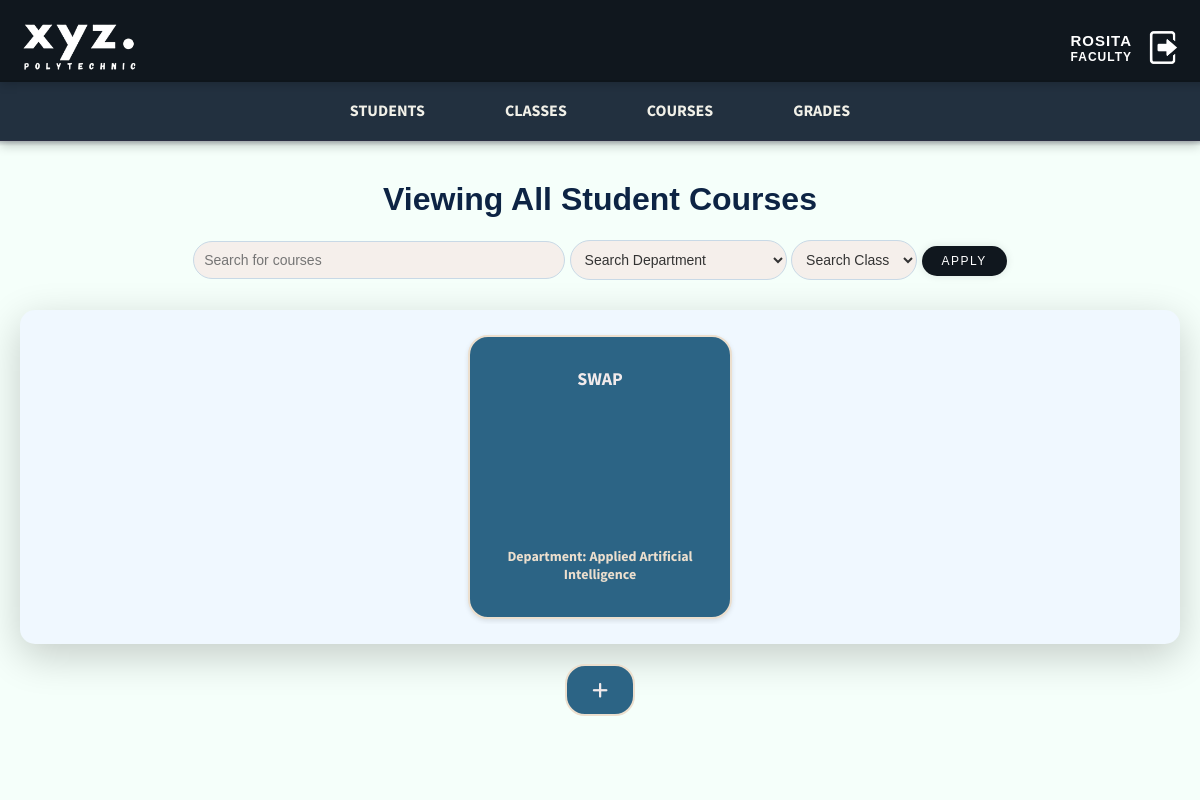
The page /courses.php (signed in) on the database its author committed.
### tables this page shows
CREATE TABLE `course` (
  `course_id` int(11) NOT NULL,
  `course_name` varchar(100) NOT NULL,
  `course_code` varchar(20) NOT NULL,
  `start_date` date NOT NULL,
  `end_date` date NOT NULL,
  `status_id` int(11) DEFAULT NULL,
  `department_id` int(11) NOT NULL
);

CREATE TABLE `department` (
  `department_id` int(11) NOT NULL,
  `department_name` varchar(50) NOT NULL
);

### courses.php (the view, shortened to what this page needs)
<?php
include 'db_connection.php';
$role_id = $_SESSION['session_roleid'];
$user_id = $_SESSION['session_userid'];
if ($role_id == 2) {
    $query = "
        SELECT faculty.department_id
        FROM faculty
        WHERE faculty.user_id = ?
    ";
    $stmt = $conn->prepare($query);
    $stmt->bind_param('i', $user_id);
    $stmt->execute();
    $result = $stmt->get_result();
}
$search_term = isset($_POST['search']) ? $_POST['search'] : '';
$search_term = htmlspecialchars($search_term, ENT_QUOTES, 'UTF-8');
$params = ["%$search_term%"];
$query = "
    SELECT
        course.course_id,
        course.course_name,
        department.department_name
    FROM course
    INNER JOIN department ON course.department_id = department.department_id
    LEFT JOIN class ON class.course_id = course.course_id
    WHERE course.course_name LIKE ?
";
if ($role_id == 2) {
    $query .= "
        AND course.department_id = ?
        AND course.course_id IN (
            SELECT faculty_course.course_id
            FROM faculty_course
            INNER JOIN faculty ON faculty_course.faculty_id = faculty.faculty_id
            WHERE faculty.user_id = ?
        )
    ";
    $params[] = $_SESSION['session_facultydepartmentid'];
    $params[] = $user_id;
}
$stmt = $conn->prepare($query);
$bind_types = '';
foreach ($params as $param) {
    $bind_types .= is_int($param) ? 'i' : 's';
}
if (!empty($params)) {
    $stmt->bind_param($bind_types, ...$params);
} else {
    error_log("Warning: No parameters to bind.");
}
if ($stmt->execute()) {
    $result = $stmt->get_result();
} else {
    error_log("Query Execution Failed: " . $stmt->error);
}
if ($result && $result->num_rows > 0) {
    $courses = mysqli_fetch_all($result, MYSQLI_ASSOC);
} else {
    $courses = [];
    error_log("No courses found or query failed.");
}
?>
<!DOCTYPE html>
<html lang="en">
<head>
    <link rel="stylesheet" href="https://cdnjs.cloudflare.com/ajax/libs/font-awesome/6.0.0-beta3/css/all.min.css">
    <link rel="stylesheet" href="css/courses.css">
</head>
<body>
    <?php include('admin_header.php'); ?>
    <main class="main-content">
        <h1>Viewing All Student Courses</h1>
        <section class="filters">
            <form method="post" action="">
                <input type="text" name="search" placeholder="Search for courses" value="<?php echo htmlspecialchars($search_term); ?>">
                <select name="department">
                    <option value="">Search Department</option>
                </select>
                <select name="class">
                    <option value="">Search Class</option>
                </select>
                <button type="submit">Apply</button>
            </form>
        </section>
        <section class="courses-container">
            <div class="courses">
                <?php foreach ($courses as $course): ?>
                    <a href="view_course.php?course_id=<?php echo urlencode($course['course_id']); ?>" class="course-card-link">
                        <div class="course-card">
                            <h3><?php echo htmlspecialchars($course['course_name']); ?></h3>
                            <p>Department: <?php echo htmlspecialchars($course['department_name']); ?></p>
                        </div>
                    </a>
                <?php endforeach; ?>
            </div>
        </section>
        <form method="post" action="">
            <section class="create-course-btn-container">
                <button type="submit" name="add_course" class="add-course-btn">
                    <i class="fas fa-plus"></i>
                </button>
            </section>
        </form>
    </main>
</body>
</html>

### css/courses.css (style rules this page uses)
h1 { text-align: center; color: #0d2444; }
.main-content { margin-top: 142px; }
.courses-container { display: flex; flex-direction: column; align-items: center; justify-content: flex-start; margin: 20px auto; max-width: 1500px; padding: 20px; background-color: #f0f8ff; border-radius: 15px; box-shadow: 0px 12px 40px rgba(0, 0, 0, 0.2); transition: box-shadow 0.3s ease-in-out, transform 0.3s ease-in-out; }
.filters { display: flex; flex-wrap: wrap; justify-content: center; gap: 10px; margin-top: 20px; margin-bottom: 5px; }
.courses { display: flex; flex-wrap: wrap; gap: 20px; justify-content: center; padding: 5px; max-height: 500px; overflow-y: auto; width: 100%; }
.course-card-link { text-decoration: none; color: inherit; }
.course-card { display: flex; flex-direction: column; justify-content: space-between; align-items: center; width: 220px; height: 240px; background-color: #2c6485; border-radius: 20px; box-shadow: 0 2px 5px rgba(0, 0, 0, 0.1); text-align: center; padding: 20px; transition: transform 0.2s ease-in-out; border: 2px solid #ecdfce; }
.course-card h3 { font-size: 18px; margin: 10px 0; color: #f1eaeb; font-family: 'Source Sans Pro', sans-serif; text-transform: uppercase; font-weight: 700; }
.course-card p { font-size: 14px; color: #ecdfce; font-family: 'Source Sans Pro', sans-serif; font-weight: 700; }
.filters { margin-bottom: 30px; display: flex; gap: 20px; justify-content: center; align-items: center; }
.filters input[type="text"] { width: 350px; padding: 10px; border-radius: 25px; border: 1px solid #ccc; font-size: 14px; background-color: #F5EFEB; color: #333; transition: all 0.3s ease-in-out; border-color: #C8D9E6; }
.filters select { padding: 10px; font-size: 14px; border-radius: 25px; border: 1px solid #ccc; height: 40px; background-color: #F5EFEB; color: #333; transition: all 0.3s ease-in-out; cursor: pointer; border-color: #C8D9E6; }
.filters select option { padding: 12px; background-color: #fff; color: #333; }
.filters button { padding: 8px 20px; border-radius: 50px; cursor: pointer; border: 0; background-color: #10171e; color: white; box-shadow: rgb(0 0 0 / 10%) 0 0 8px; letter-spacing: 1.5px; text-transform: uppercase; font-size: 12px; transition: all 0.5s ease; }
.create-course-btn-container { display: flex; justify-content: center; align-items: center; width: 100%; margin-top: 20px; margin-bottom: 40px; }
.add-course-btn { background-color: #2c6485; border: 2px solid #ecdfce; color: #f1eaeb; padding: 15px 25px; font-size: 18px; border-radius: 20px; cursor: pointer; transition: all 0.3s ease-in-out; display: flex; justify-content: center; align-items: center; }

### css/admin_header.css (style rules this page uses)
body { margin: 0; font-family: Arial, sans-serif; background-color: #f5fffa; color: #333; }
.main-content { margin-top: 50px; padding: 20px; background-color: #f5fffa; }

### rows shown on the page
course: course_name "SWAP", department.department_name "Applied Artificial Intelligence"

### other values the page prints
$_SESSION['session_name'] "ROSITA"
